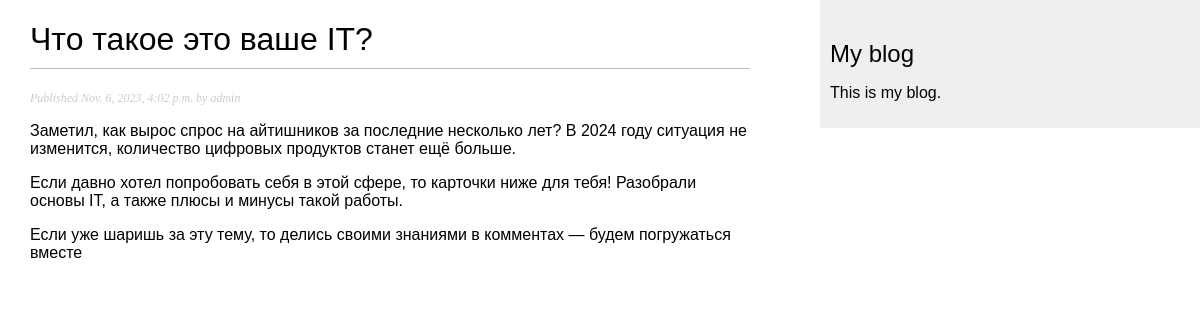
/blog/2023/11/6/IT/, run on the app's committed database.
### blog/models.py (models this page shows, shortened)
class Post(models.Model):  # модель данных для постов блога
    class Status(models.TextChoices):
        DRAFT = 'DF', 'Draft'
        PUBLISHED = 'PB', 'Published'
    title = models.CharField(max_length=250)
    slug = models.SlugField(max_length=250, unique_for_date="publish")  # короткая метка
    author = models.ForeignKey(User,
                               on_delete=models.CASCADE,  # поведение при удалении
                               related_name='blog_posts')  # взаимосвязь М-О
    body = models.TextField()  # тело поста
    publish = models.DateTimeField(default=timezone.now)  # дата и время публикации поста
    created = models.DateTimeField(auto_now_add=True)  # дата и время создания поста
    updated = models.DateTimeField(auto_now=True)  # последняя дата и время обновления поста
    status = models.CharField(max_length=2,
                              choices=Status.choices,
                              default=Status.DRAFT)
    objects = models.Manager()
    published = PublishedManager()
    class Meta:
        ordering = ['-publish']  # обратная сортировка по полю publish
        indexes = [
            models.Index(fields=['-publish']),
        ]

### blog/views.py (the view)
# urls.py: path("<int:year>/<int:month>/<int:day>/<slug:post>/", views.post_detail, name="post_detail")
def post_detail(request, year, month, day, post):
    post = get_object_or_404(Post,
                             status=Post.Status.PUBLISHED,
                             slug=post,
                             publish__year=year,
                             publish__month=month,
                             publish__day=day)
    return render(request, "blog/post/detail.html", {"post": post})

### blog/templates/blog/post/detail.html (shortened to what this page needs)
{% extends "blog/base.html" %}
{% block content %}
    <h1>{{  post.title  }}</h1>
    <p class="date">
        Published {{  post.publish  }} by {{  post.author  }}
    </p>
    {{post.body|linebreaks}}
{% endblock content %}

### blog/static/css/blog.css (style rules this page uses)
body { margin:0; padding:0; font-family:helvetica, sans-serif; }
h1 { font-weight:normal; border-bottom:1px solid #bbb; padding:0 0 10px 0; }
p.date { color:#ccc; font-family: georgia, serif; font-size: 12px; font-style: italic; }

### data on the page
Post: title "Что такое это ваше IT?", publish "Nov. 6, 2023, 4:02 p.m.", author "admin", body "Заметил, как вырос спрос на айтишников за последние несколько лет? В 2024 году ситуация не изменится, количество цифровых продуктов станет ещё больше. Если давно хотел попробовать себя в этой сфере, то карточки ниже для тебя! Разобрали основы IT, а также плюсы и минусы такой работы. Если уже шаришь за эту тему, то делись своими знаниями в комментах — будем погружаться вместе"
